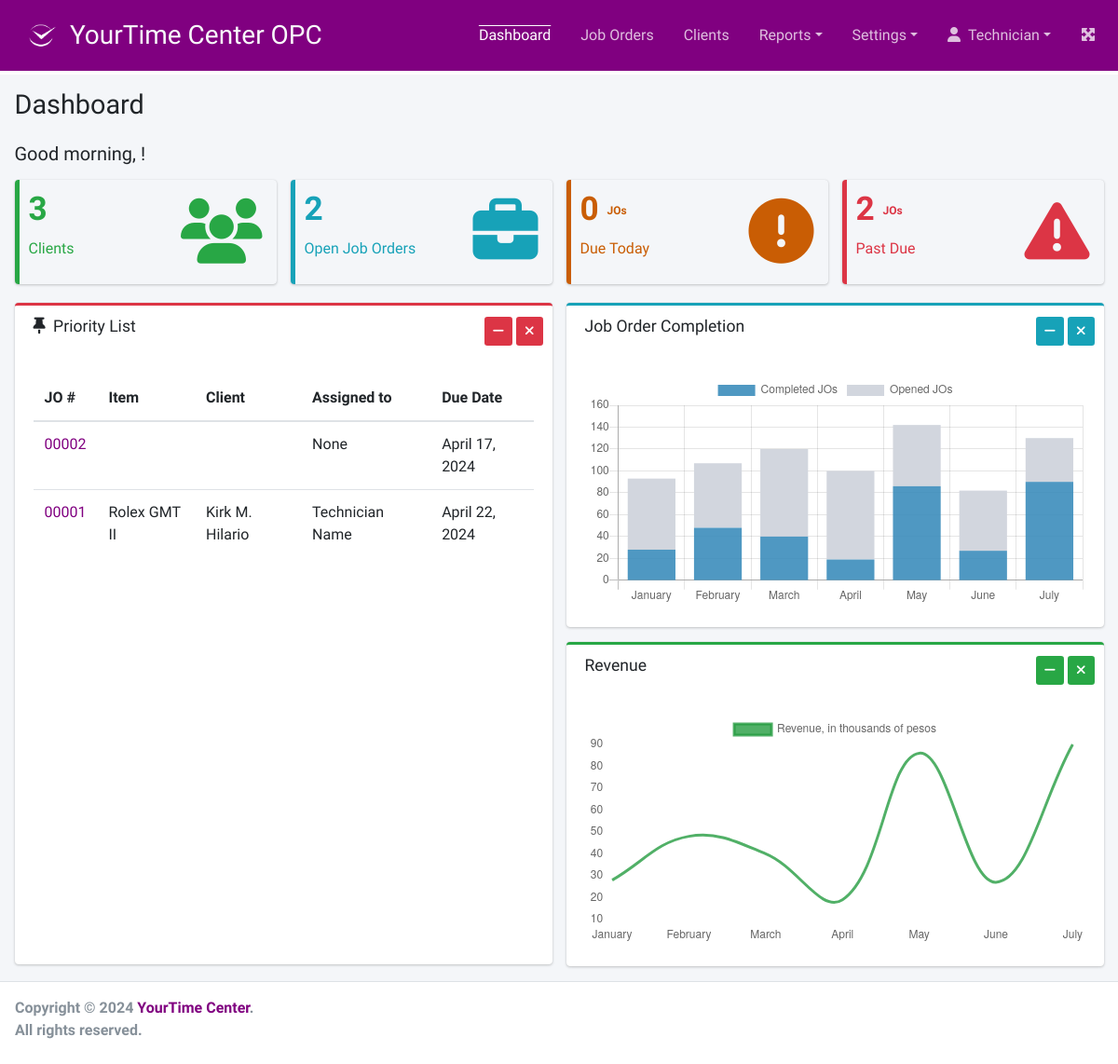
The page / (signed in) on the database as committed earlier.
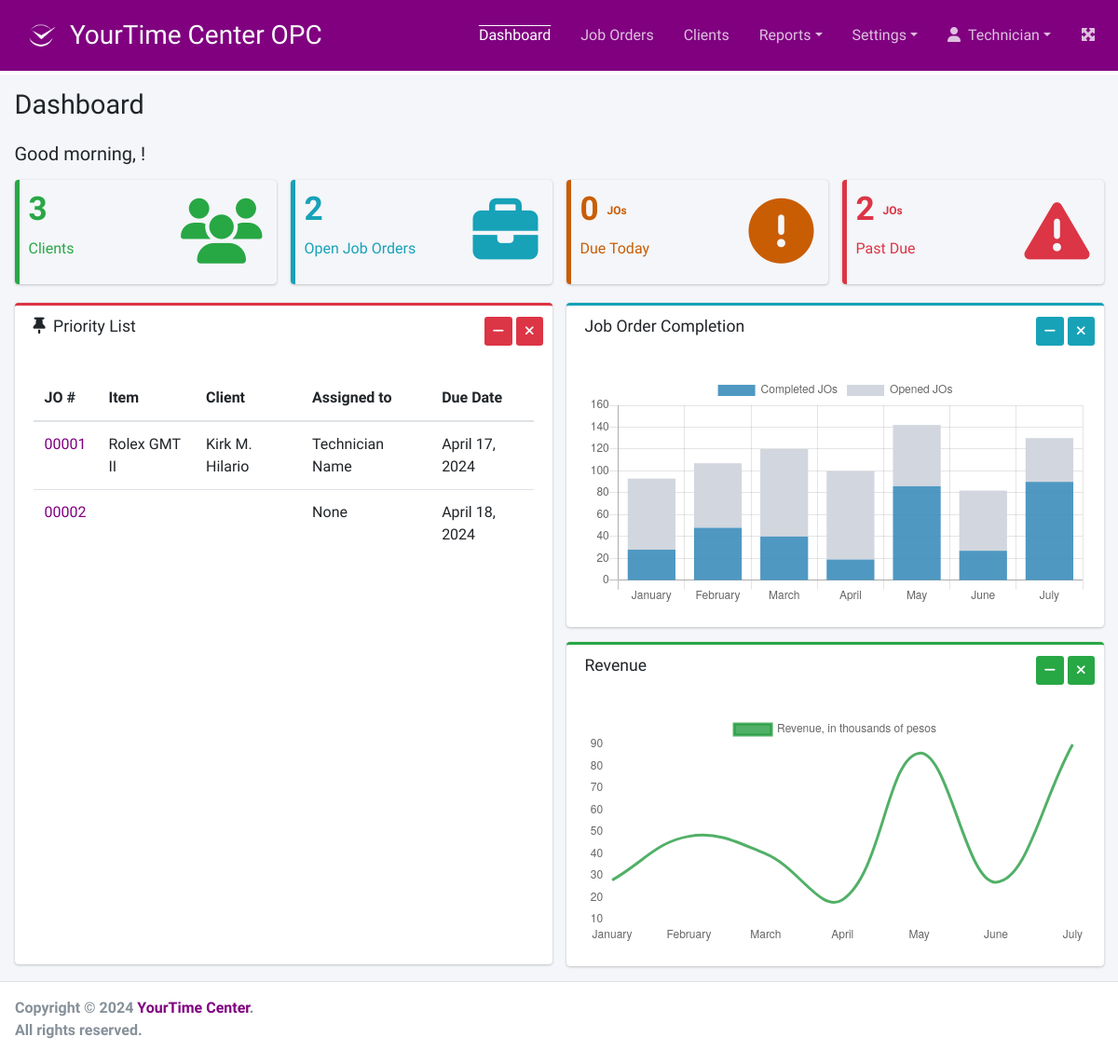
The same page on the database as committed later.
### joborder/models.py (models this page shows, shortened)
class JobOrder(models.Model):
    client = models.ForeignKey(
        Client,
        verbose_name=_("Client"),
        related_name="client_jo",
        on_delete=models.CASCADE
    )
    watch = models.OneToOneField(
        Watch,
        verbose_name=_("Watch"),
        related_name="watch_jo",
        on_delete=models.CASCADE,
        null=True, blank=True
    )
    repair_work = models.ForeignKey(
        RepairWork,
        verbose_name=_("Repair Work"),
        related_name="repair_work_jo",
        on_delete=models.CASCADE,
        null=True, blank=True
    )
    notices = models.TextField(
        _("Notices"),
        null=True, blank=True
    )
    condition = models.CharField(
        _("Condition"),
        max_length=254,
        null=True, blank=True
    )
    external_case_and_bracelet = models.ForeignKey(
        ExternalCaseAndBracelet,
        verbose_name=_("External Case and Bracelet"),
        related_name="case_bracelet_jo",
        on_delete=models.CASCADE,
        null=True, blank=True
    )
    warranty = models.ForeignKey(
        Warranty,
        verbose_name=_("Warranty"),
        related_name="warranty",
        on_delete=models.CASCADE,
        null=True, blank=True
    )
    assigned_technician = models.ForeignKey(
        Employee,
        verbose_name=_("Assigned Technician"),
        related_name="assigned_technician_jo",
        on_delete=models.CASCADE,
        null=True, blank=True
    )
    current_status = models.CharField(
        _("Current Status"),
        max_length=25,
        choices=JO_STATUS,
        default='SORTING'
    )
    created_at = models.DateField(auto_now_add=True)
    promise_date = models.DateField(
        _("Promise Date"),
        null=True, blank=True,
        default=timezone.now
    )
    objects = models.Manager()
    conditions = Conditions()
    overdues = OverDues()
    due_in_a_week = DueInAWeek()
    open_jobs = OpenJobOrders()

class Watch(models.Model):
    article = models.CharField(
        _("Article"),
        max_length=100,
        null=False, blank=False
    )
    serial_number = models.CharField(
        _("Serial Number"),
        max_length=100,
        null=True, blank=True
    )
    case_number = models.CharField(
        _("Case Number"),
        max_length=100,
        null=True, blank=True
    )
    dial = models.CharField(
        _("Dial"),
        max_length=100,
        null=True, blank=True
    )
    bracelet = models.CharField(
        _("Bracelet"),
        max_length=100,
        null=True, blank=True
    )
    component = models.CharField(
        _("Components"),
        max_length=100,
        null=True, blank=True
    )
    watch_movement = models.ForeignKey(
        WatchMovement,
        verbose_name=_("Watch Movement"),
        related_name="movement_watches",
        on_delete=models.CASCADE,
        null=True, blank=True
    )
    movement_caliber = models.ForeignKey(
        WatchCaliber,
        verbose_name=_("Movement Caliber"),
        related_name="caliber_watches",
        on_delete=models.CASCADE,
        null=True, blank=True
    )
    movement_number = models.CharField(
        _("Movement Number"),
        max_length=100,
        null=True, blank=True
    )
    aesthetic_defect = models.CharField(
        _("Aesthetic Defects"),
        max_length=254,
        null=True, blank=True
    )
    owner = models.ForeignKey(
        Client,
        verbose_name=_("Owner"),
        related_name="watch_owner",
        on_delete=models.CASCADE
    )
    for_him = models.BooleanField(
        _("For Him?"),
        default=True
    )
    for_her = models.BooleanField(
        _("For Her?"),
        default=True
    )
    objects = models.Manager()
    articles = Articles()
    dials = Dials()
    bracelets = Bracelets()
    components = Components()
    aesthetic_defects = AestheticDefects()

### client/models.py (models this page shows, shortened)
class Client(models.Model):
    name = models.CharField(
        _("Name"),
        max_length=254,
        null=False, blank=False
    )
    address = models.TextField()
    mob_num = models.CharField(
        _("Mobile Number"),
        max_length=100,
        null=False, blank=False)
    tel_num = models.CharField(
        _("Telephone Number"),
        max_length=100,
        null=True, blank=True)
    email = models.EmailField(
        _("Email Address"),
        max_length=254,
        null=True, blank=True)
    created_at = models.DateTimeField(auto_now_add=True)
    updated_at = models.DateTimeField(auto_now=True)
    is_active = models.BooleanField(default=True)
    def __str__(self):
        return self.name.title()

### access/models.py (models this page shows)
class Employee(models.Model):
    user = models.OneToOneField(User, on_delete=models.CASCADE)
    first_name = models.CharField(max_length=100)
    last_name = models.CharField(max_length=100)
    user_type = models.IntegerField(choices=userTypes)
    created_at = models.DateTimeField(auto_now_add=True)
    updated_at = models.DateTimeField(auto_now=True)
    def __str__(self):
        return f'{self.first_name} {self.last_name}'

### access/views.py (the view)
# urls.py: path('', views.dashboard, name='dashboard'),
@login_required
def dashboard(request):
    open_count = JobOrder.open_jobs.count()
    greeting = 'Good '
    current_hour = timezone.now().hour
    if 5 <= current_hour < 12:
        greeting += 'morning'
    elif 12 <= current_hour < 18:
        greeting += 'afternoon'
    else:
        greeting += 'evening'
    context = {
        'greeting': greeting,
        'clients': Client.objects.count(),
        'open_jo': open_count,
        'due_jo': JobOrder.open_jobs.filter(promise_date=timezone.now()).count(),
        'overdue': JobOrder.open_jobs.filter(promise_date__lt=timezone.now()).count(),
        'priority_jos': JobOrder.due_in_a_week.all()
    }
    return render(request, 'dashboard.html', context)

### joborder/models.py (called while the page is built)
    def get_queryset(self):
        return super().get_queryset().filter(
            promise_date__lte=datetime.now().date() + timezone.timedelta(days=7)).filter(
            current_status__in=OPEN_STATUSES).order_by('promise_date')

    def get_queryset(self):
        return super().get_queryset().filter(
            current_status__in=OPEN_STATUSES).order_by('promise_date')

### templates/dashboard.html (shortened to what the changed rows need)
{% extends 'base.html' %}
{% load humanize %}
{% load static %}
{% block page_title %}Dashboard{% endblock page_title %}
{% block main_content %}
    <section class="content">
      <div class="container-fluid">
        <div class="row">
          <section class="col-lg-6 connectedSortable">
            <div class="card card-outline card-danger" style="min-height: 710px;">
              <div class="card-body table table-responsive">
                <table class="table table-hover">
                  <thead>
                    <tr>
                      <th>JO #</th>
                      <th>Item</th>
                      <th>Client</th>
                      <th>Assigned to</th>
                      <th>Due Date</th>
                    </tr>
                  </thead>
                  <tbody>
                    {% for jo in priority_jos %}
                    <tr>
                      <td><a href="{% url 'jo_details' jo.pk %}">{{ jo.pk|stringformat:"05d" }}</a></td>
                      <td>{{ jo.watch.article }}</td>
                      <td>{{ jo.watch.owner }}</td>
                      <td>{{ jo.assigned_technician }}</td>
                      <td>{{ jo.promise_date|naturalday}}</td>
                    </tr>
                    {% endfor %}
                  </tbody>
                </table>
              </div>
            </div>
          </section>
        </div>
      </div>
    </section>
{% endblock main_content %}

Rows that differ between the two databases and show on the page:
changed JobOrder "Rolex GMT II": promise_date "April 22, 2024" → "April 17, 2024"; moves up the list
changed JobOrder "None": promise_date "April 17, 2024" → "April 18, 2024"
